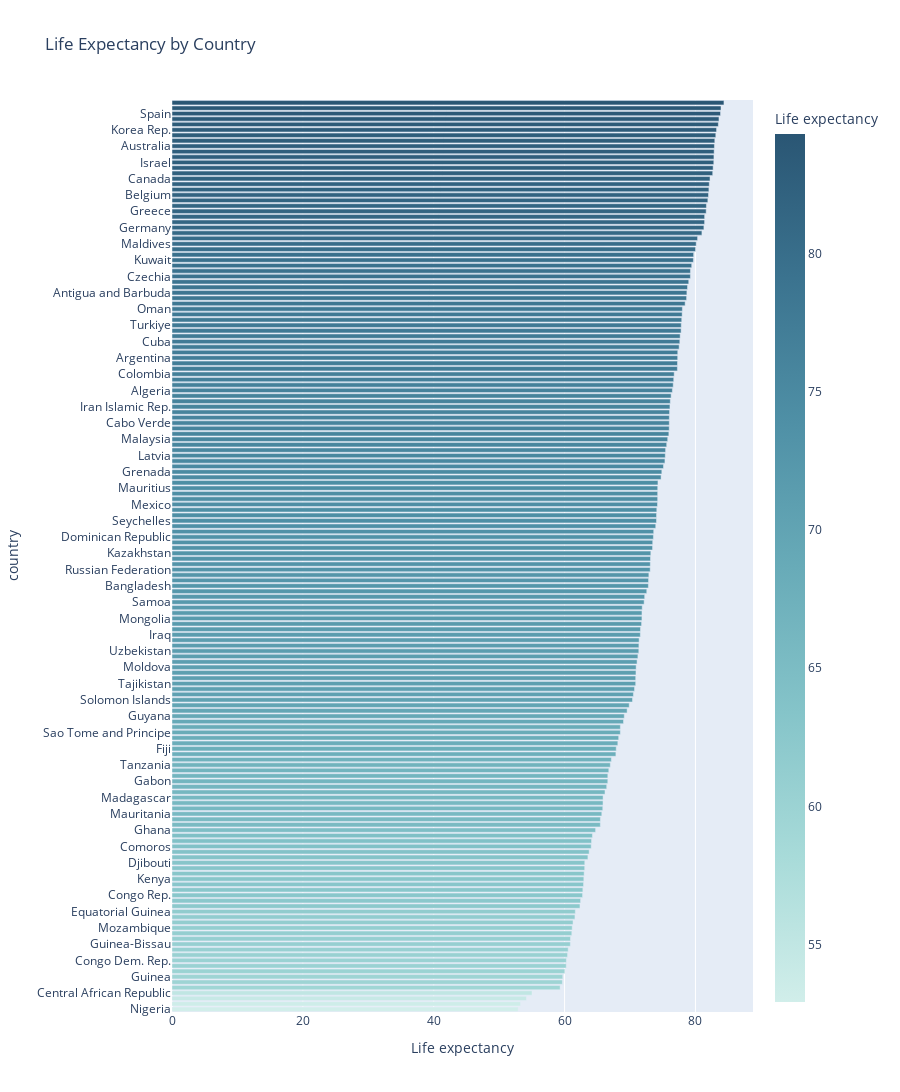

Notebook source saved alongside this figure:
### Markdown cell above
We extracted following results from the regression plot:

1. Most of the African Countries has lowest life expectancy.
2. Countries having high GDP also has high life expectancy.
3. Most of the european countries has high GDP as well as high life expectancy.
4. Most of the asian countries have high population and life expectancy between 60 to 70.
5. Overall life expectancy and Immunization has a linear relationship.
Interesting...

### Code cell
import plotly.express as px

# Urutkan DataFrame berdasarkan 'Life expectancy'
data_sorted = data.sort_values('Life expectancy')

# Buat plot dengan ukuran yang disesuaikan dan warna biru
fig = px.bar(data_sorted, x='Life expectancy', y='country', title='Life Expectancy by Country', height=3500, color='Life expectancy', color_continuous_scale=px.colors.sequential.Teal)
fig.show()

### Figure 1 — Plotly figure (JSON) as saved in the notebook; plotly's stock layout.template omitted (floating-point values rounded to 4 significant figures; data arrays with more than 128 entries replaced by an {"elided": "..."} marker saying what was removed)
{"data": [{"alignmentgroup": "True", "hovertemplate": "Life expectancy=%{marker.color}<br>country=%{y}<extra></extra>", "legendgroup": "", "marker": {"color": {"elided": "168 float values"}, "coloraxis": "coloraxis", "pattern": {"shape": ""}}, "name": "", "offsetgroup": "", "orientation": "h", "showlegend": false, "textposition": "auto", "type": "bar", "x": {"elided": "168 float values"}, "xaxis": "x", "y": {"elided": "168 str values"}, "yaxis": "y"}], "layout": {"barmode": "relative", "coloraxis": {"colorbar": {"title": {"text": "Life expectancy"}}, "colorscale": [[0, "rgb(209, 238, 234)"], [0.1667, "rgb(168, 219, 217)"], [0.3333, "rgb(133, 196, 201)"], [0.5, "rgb(104, 171, 184)"], [0.6667, "rgb(79, 144, 166)"], [0.8333, "rgb(59, 115, 143)"], [1, "rgb(42, 86, 116)"]]}, "height": 3500, "legend": {"tracegroupgap": 0}, "title": {"text": "Life Expectancy by Country"}, "xaxis": {"anchor": "y", "domain": [0, 1], "title": {"text": "Life expectancy"}}, "yaxis": {"anchor": "x", "domain": [0, 1], "title": {"text": "country"}}}}
